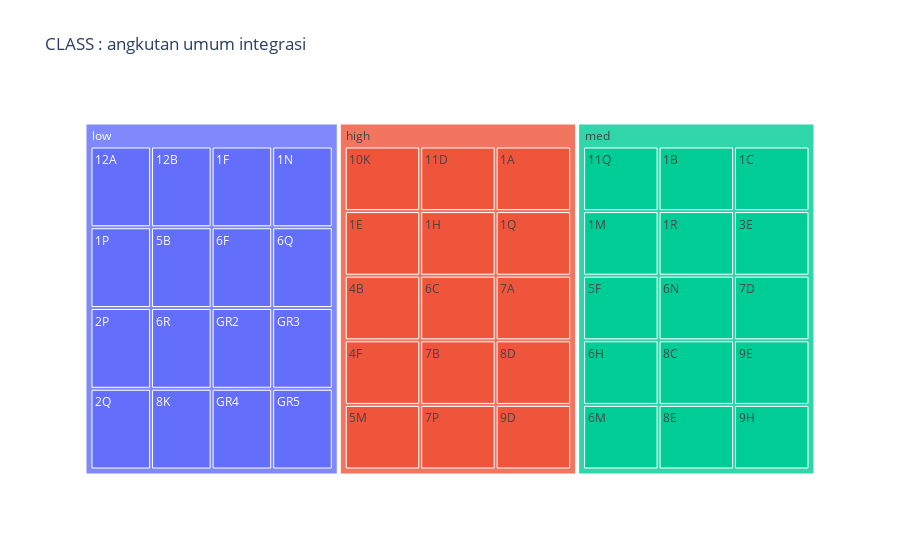
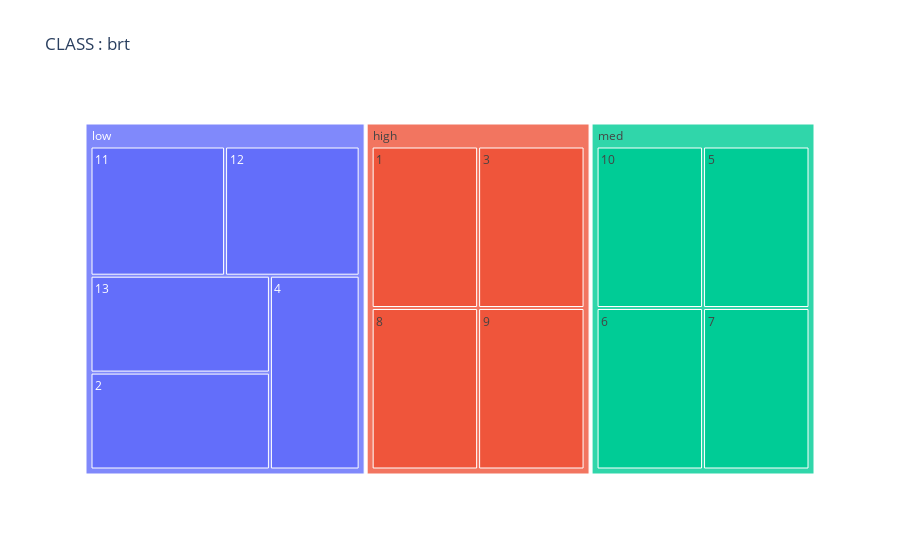
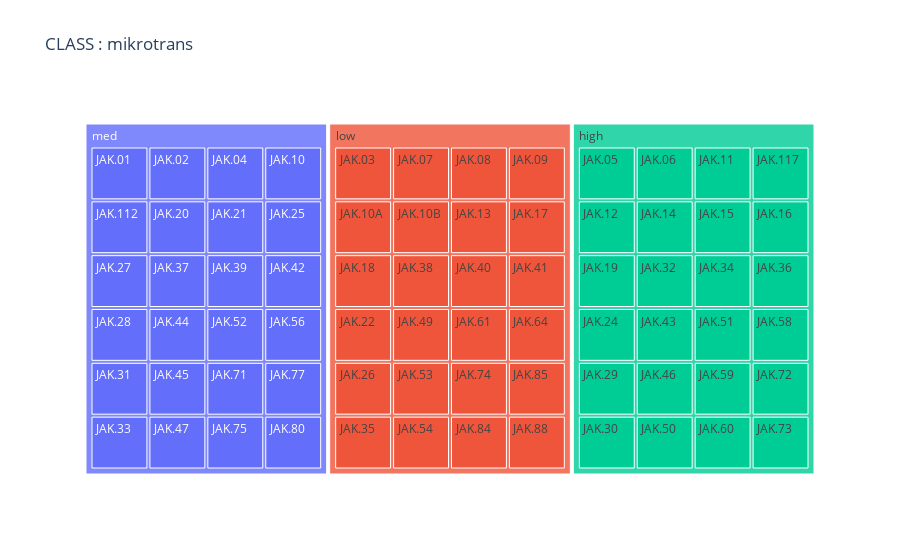

Notebook code cell kept with these figures, in order:
### Markdown cell above
# KESIMPULAN DAN REKOMENDASI

Dari hasil analisis di atas dapat disimpulkan sebagai berikut:
1. Terdapat sebuah korelasi antara jenis transportasi dan jumlah penumpang dengan pesebaran data sebagi berikut:
- angkutan umum integrasi memiliki kendaraan yang dapat menampung rentang jumlah penumpang antara 1 - 118,725 per bulannya.
- brt memiliki kendaraan yang dapat menampung rentang jumlah penumpang antara 62,391 - 1,073,929 per bulannya.
- mikrotrans memiliki kendaraan yang dapat menampung rentang jumlah penumpang antara 1,473 - 160,715 per bulannya.
2. Jenis kendaraan berdasarkan kode_trayeknya didominasi setengahnya oleh jenis mikrotrans (55%) diikuti dengan angkutan umum integrasi (35.1%) kemudian brt (9.9%). Tetapi hal ini tidak menggambarkan jumlah penumpang yang menggunakan transportasi tersebut sepanjang periode Januari - November 2021. Jumlah penumpang pada periode tersebut untuk jenis transportasi brt mendominasi sebesar 48.6% diikuti dengan mikrotrans (40.9%) dan angkutan umum integrasi (10.5%).
3. Kode trayek berpengaruh dalam pembentukan jumlah penumpang pada tiap jenis kendaraan.
4. Pembagian kelas dan sub-kelas untuk kebutuhan awal penentuan pricing pada ruang-ruang iklan di kendaraan dapat diterapkan berdasarkan jenis, kode_trayek, dan jumlah_penumpang.
5. Terdapat permasalahan dari kualitas data yang dimiliki oleh TransJakarta sepanjang tahun 2021 sebagai berikut:
- Inkonsistensi penamaan pada variable kode_trayek dan trayek.
- Terdapat data yang tercatat tetapi memiliki jumlah_penumpang = 0.
- Terdapat data yang tidak tercatat lengkap sepanjang periode Januari - November 2021.

---

Dari kesimpulan di atas dapat diberikan rekomendasi kepada pihak TransJakarta sebagai berikut:
1. Penentuan awal kelas dan sub-kelas untuk ruang-ruang pengiklanan pada kendaraan dapat diterapkan berdasarkan jenis, kode_trayek, dan jumlah_penumpang dengan mengacu grafik treemap di bawah. Penentuan kelas dapat ditentukan dengan variable jenis kendaraan dan sub-kelas dapat ditentukan berdasarkan pengelompokkan intensitas jumlah penumpang per bulan pada kode_trayek di masing-masing jenis kendaraan terkait (low-med-high).
2. Untuk mempertajam penentuan kelas dibutuhkan data tambahan lainnya berupa jumlah armada per kode_trayek agar pembagian lebih tepat.
3. Dibutuhkan peninjauan ulang sistem input data penumpang yang telah diterapkan TransJakarta agar data yang diperoleh memiliki kualitas yang lebih tinggi. Beberapa hal yang dapat dilakukan meliputi:
- Memastikan semua sistem sudah terdigitalisasi dan terintegrasi.
- Melakukan pemeriksaan perangkat di dalam ataupun luar kendaraan secara berkala.
4. Dibutuhkan sebuah aplikasi monitoring untuk melakukan pemantauan data secara berkala.

### Code cell
for j in dfAvg['jenis'].unique():
    labels = []
    for i in dfAvg[dfAvg['jenis']==j]['crowd_class'].unique():
        labels.append(i)

    for i in dfAvg[dfAvg['jenis']==j]['kode_trayek']:
        labels.append(i)

    parents=[]
    for i in labels:
        if str(i) in list(dfAvg[dfAvg['jenis']==j]['kode_trayek'].astype('str')):
            parents.append(dfAvg[dfAvg['kode_trayek']==i]['crowd_class'].iloc[0])
        else:
            parents.append('')

    # Create the Treemap chart
    fig = go.Figure(go.Treemap(
        labels=labels,
        parents=parents,
        hovertemplate='Class: %{parent}<br>Sub-Class: %{label}<extra></extra>'
    ))

    # Set the title
    fig.update_layout(title_text=f'CLASS : {j}')

    # Show the chart
    fig.show()

### Figure 1 — Plotly figure (JSON) as saved in the notebook; plotly's stock layout.template omitted (floating-point values rounded to 4 significant figures)
{"data": [{"hovertemplate": "Class: %{parent}<br>Sub-Class: %{label}<extra></extra>", "labels": ["high", "med", "low", "10K", "11D", "11Q", "12A", "12B", "1A", "1B", "1C", "1E", "1F", "1H", "1M", "1N", "1P", "1Q", "1R", "2P", "2Q", "3E", "4B", "4F", "5B", "5F", "5M", "6C", "6F", "6H", "6M", "6N", "6Q", "6R", "7A", "7B", "7D", "7P", "8C", "8D", "8E", "8K", "9D", "9E", "9H", "GR2", "GR3", "GR4", "GR5"], "parents": ["", "", "", "high", "high", "med", "low", "low", "high", "med", "med", "high", "low", "high", "med", "low", "low", "high", "med", "low", "low", "med", "high", "high", "low", "med", "high", "high", "low", "med", "med", "med", "low", "low", "high", "high", "med", "high", "med", "high", "med", "low", "high", "med", "med", "low", "low", "low", "low"], "type": "treemap"}], "layout": {"title": {"text": "CLASS : angkutan umum integrasi"}}}

### Figure 2 — Plotly figure (JSON) as saved in the notebook; plotly's stock layout.template omitted (floating-point values rounded to 4 significant figures)
{"data": [{"hovertemplate": "Class: %{parent}<br>Sub-Class: %{label}<extra></extra>", "labels": ["high", "med", "low", "1", "10", "11", "12", "13", "2", "3", "4", "5", "6", "7", "8", "9"], "parents": ["", "", "", "high", "med", "low", "low", "low", "low", "high", "low", "med", "med", "med", "high", "high"], "type": "treemap"}], "layout": {"title": {"text": "CLASS : brt"}}}

### Figure 3 — Plotly figure (JSON) as saved in the notebook; plotly's stock layout.template omitted (floating-point values rounded to 4 significant figures)
{"data": [{"hovertemplate": "Class: %{parent}<br>Sub-Class: %{label}<extra></extra>", "labels": ["med", "low", "high", "JAK.01", "JAK.02", "JAK.03", "JAK.04", "JAK.05", "JAK.06", "JAK.07", "JAK.08", "JAK.09", "JAK.10", "JAK.10A", "JAK.10B", "JAK.11", "JAK.112", "JAK.117", "JAK.12", "JAK.13", "JAK.14", "JAK.15", "JAK.16", "JAK.17", "JAK.18", "JAK.19", "JAK.20", "JAK.21", "JAK.22", "JAK.24", "JAK.25", "JAK.26", "JAK.27", "JAK.28", "JAK.29", "JAK.30", "JAK.31", "JAK.32", "JAK.33", "JAK.34", "JAK.35", "JAK.36", "JAK.37", "JAK.38", "JAK.39", "JAK.40", "JAK.41", "JAK.42", "JAK.43", "JAK.44", "JAK.45", "JAK.46", "JAK.47", "JAK.49", "JAK.50", "JAK.51", "JAK.52", "JAK.53", "JAK.54", "JAK.56", "JAK.58", "JAK.59", "JAK.60", "JAK.61", "JAK.64", "JAK.71", "JAK.72", "JAK.73", "JAK.74", "JAK.75", "JAK.77", "JAK.80", "JAK.84", "JAK.85", "JAK.88"], "parents": ["", "", "", "med", "med", "low", "med", "high", "high", "low", "low", "low", "med", "low", "low", "high", "med", "high", "high", "low", "high", "high", "high", "low", "low", "high", "med", "med", "low", "high", "med", "low", "med", "med", "high", "high", "med", "high", "med", "high", "low", "high", "med", "low", "med", "low", "low", "med", "high", "med", "med", "high", "med", "low", "high", "high", "med", "low", "low", "med", "high", "high", "high", "low", "low", "med", "high", "high", "low", "med", "med", "med", "low", "low", "low"], "type": "treemap"}], "layout": {"title": {"text": "CLASS : mikrotrans"}}}
